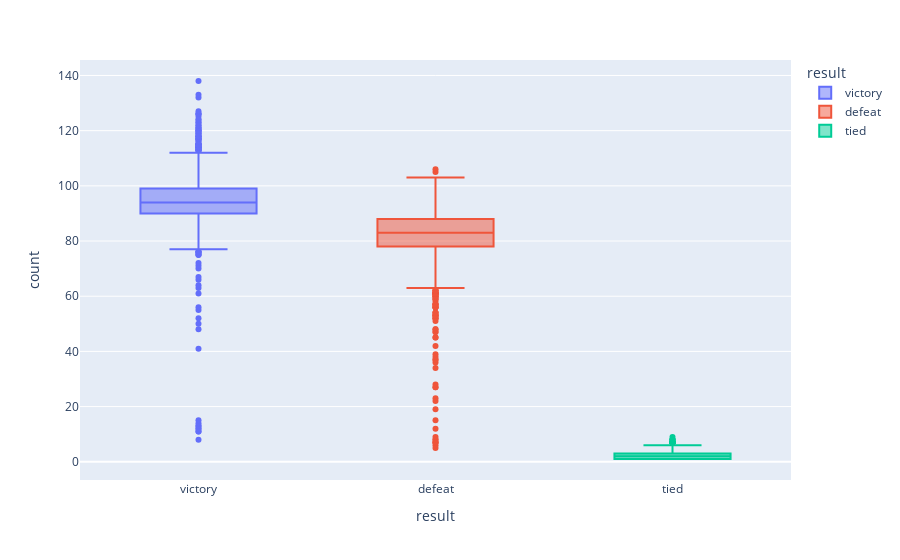

Write notebook code for a chart like this one.
### Code cell
fig = px.box(number_wins_player, x = "result", y = "count", color = "result")
fig.update_traces(quartilemethod="exclusive") # or "inclusive", or "linear" by default
fig.show()

### Figure 1 — Plotly figure (JSON) as saved in the notebook; plotly's stock layout.template omitted (floating-point values rounded to 4 significant figures; data arrays with more than 128 entries replaced by an {"elided": "..."} marker saying what was removed)
{"data": [{"alignmentgroup": "True", "hovertemplate": "result=%{x}<br>count=%{y}<extra></extra>", "legendgroup": "victory", "marker": {"color": "#636efa"}, "name": "victory", "notched": false, "offsetgroup": "victory", "orientation": "v", "quartilemethod": "exclusive", "showlegend": true, "type": "box", "x": {"elided": "1871 str values"}, "x0": " ", "xaxis": "x", "y": {"elided": "1871 int values"}, "y0": " ", "yaxis": "y"}, {"alignmentgroup": "True", "hovertemplate": "result=%{x}<br>count=%{y}<extra></extra>", "legendgroup": "defeat", "marker": {"color": "#EF553B"}, "name": "defeat", "notched": false, "offsetgroup": "defeat", "orientation": "v", "quartilemethod": "exclusive", "showlegend": true, "type": "box", "x": {"elided": "1871 str values"}, "x0": " ", "xaxis": "x", "y": {"elided": "1871 int values"}, "y0": " ", "yaxis": "y"}, {"alignmentgroup": "True", "hovertemplate": "result=%{x}<br>count=%{y}<extra></extra>", "legendgroup": "tied", "marker": {"color": "#00cc96"}, "name": "tied", "notched": false, "offsetgroup": "tied", "orientation": "v", "quartilemethod": "exclusive", "showlegend": true, "type": "box", "x": {"elided": "1543 str values"}, "x0": " ", "xaxis": "x", "y": {"elided": "1543 int values"}, "y0": " ", "yaxis": "y"}], "layout": {"boxmode": "overlay", "legend": {"title": {"text": "result"}, "tracegroupgap": 0}, "margin": {"t": 60}, "xaxis": {"anchor": "y", "categoryarray": ["victory", "defeat", "tied"], "categoryorder": "array", "domain": [0, 1], "title": {"text": "result"}}, "yaxis": {"anchor": "x", "domain": [0, 1], "title": {"text": "count"}}}}
